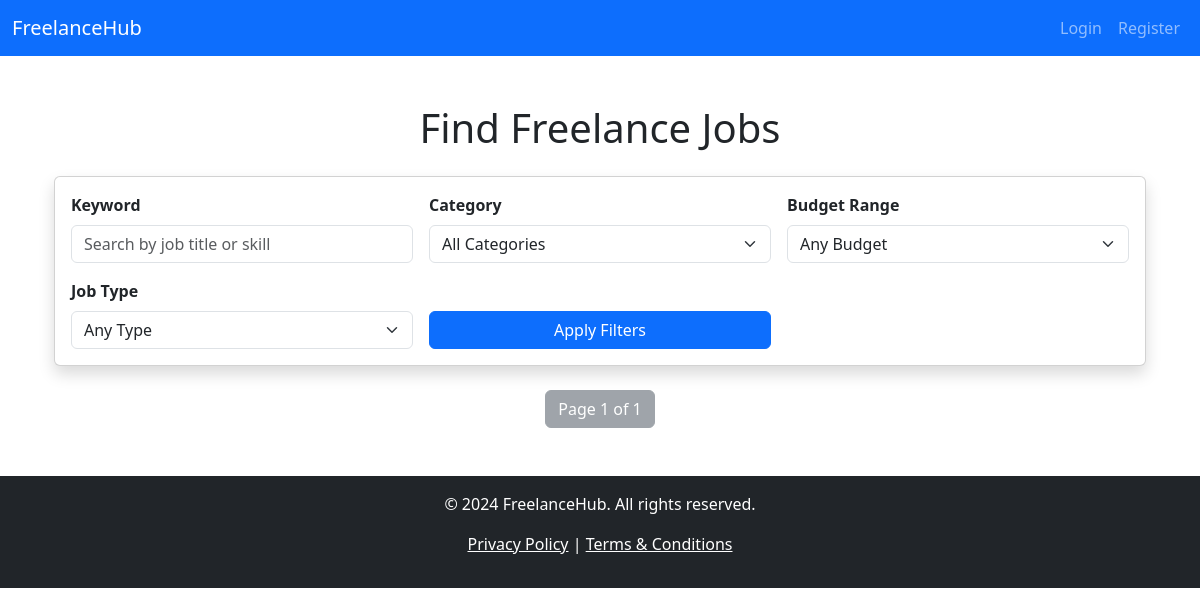
Before: /client/jobs/ with the older database file.
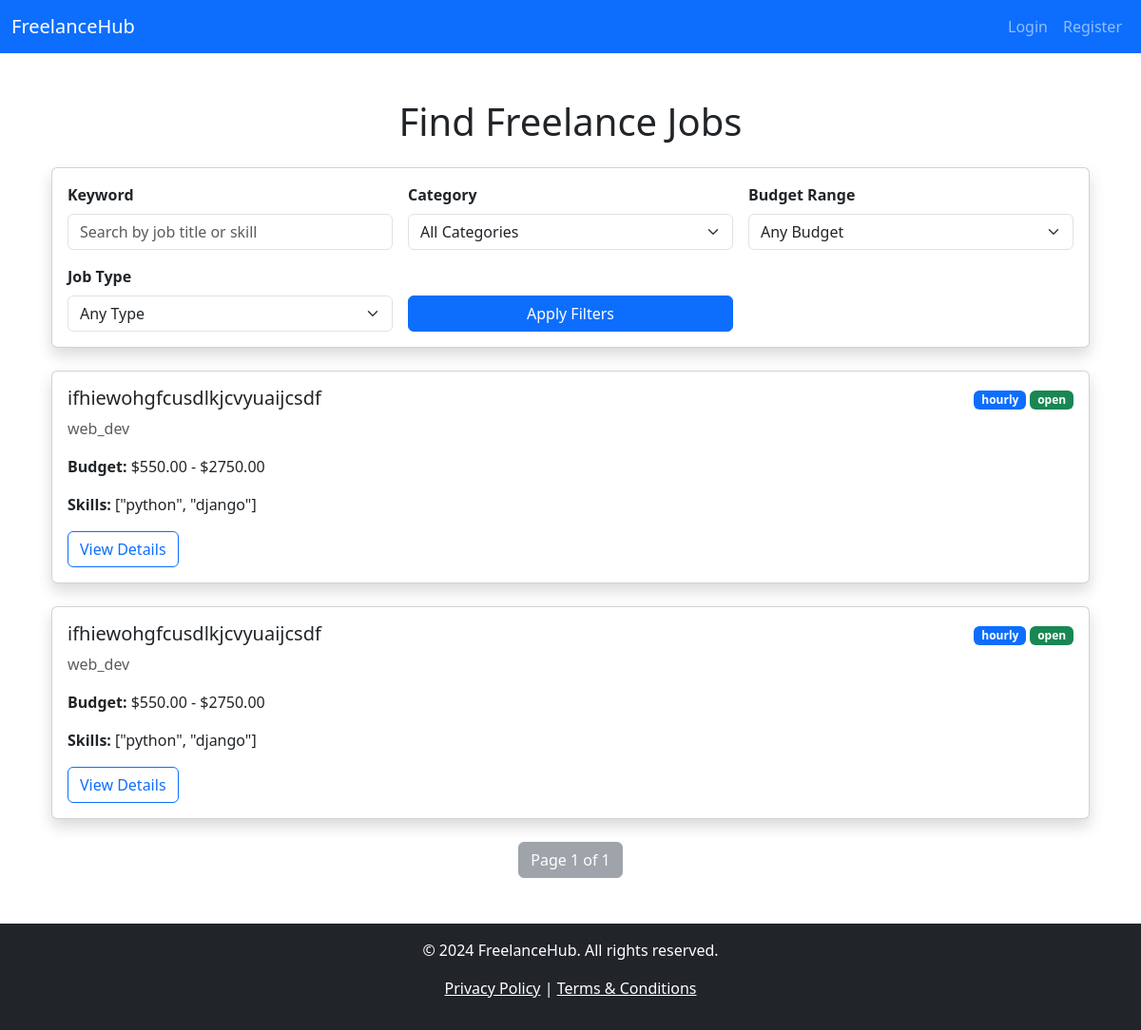
After: the same page with the newer database file.
### client/models.py (models this page shows, shortened)
class Job(models.Model):
    TYPE_CHOICES = [
        ('hourly', 'Hourly'),
        ('fixed', 'Fixed Price'),
    ]
    STATUS_CHOICES = [
        ('open', 'Open'),
        ('closed', 'Closed'),
    ]
    CATEGORY_CHOICES = [
        ('web_dev', 'Web Development'),
        ('design', 'Graphic Design'),
        ('writing', 'Content Writing'),
        ('seo', 'SEO Optimization'),
        ('marketing', 'Digital Marketing'),
    ]
    title = models.CharField(max_length=255)
    description = models.TextField()
    category = models.CharField(max_length=50, choices=CATEGORY_CHOICES)
    type = models.CharField(max_length=20, choices=TYPE_CHOICES)
    status = models.CharField(max_length=20, choices=STATUS_CHOICES, default='open')
    min_budget = models.DecimalField(max_digits=10, decimal_places=2)
    max_budget = models.DecimalField(max_digits=10, decimal_places=2)
    skills = models.JSONField(help_text="List of skills required, e.g., ['Python', 'Django']")  # Requires PostgreSQL or Django 3.1+
    posted_on = models.DateTimeField(auto_now_add=True)
    client = models.ForeignKey(User, on_delete=models.CASCADE, related_name="jobs")
    is_active = models.BooleanField(default=True)

### client/views.py (the view)
# urls.py: path('jobs/', views.job_list, name='job_list'),
def job_list(request):
    search = request.GET.get('search', '')
    category = request.GET.get('category', '')
    budget = request.GET.get('budget', '')
    job_type = request.GET.get('job_type', '')
    jobs = Job.objects.all()
    if search:
        jobs = jobs.filter(title__icontains=search)
    if category:
        jobs = jobs.filter(category=category)
    if budget:
        min_budget, max_budget = map(int, budget.split('-'))
        jobs = jobs.filter(min_budget__gte=min_budget, max_budget__lte=max_budget)
    if job_type:
        jobs = jobs.filter(type=job_type)
    paginator = Paginator(jobs, 5)
    page_number = request.GET.get('page', 1)
    page_obj = paginator.get_page(page_number)
    context = {'jobs': page_obj}
    return render(request, 'client/jobs.html', context)

### client/templates/client/jobs.html (shortened to what this page needs)
{% extends 'base.html' %}
{% block content %}
<div class="container mt-5">
    <h1 class="text-center mb-4">Find Freelance Jobs</h1>
    <div class="card shadow mb-4">
        <div class="card-body">
            <form id="filterForm" class="row g-3">
                <div class="col-md-4">
                    <label for="search" class="form-label fw-bold">Keyword</label>
                    <input type="text" id="search" name="search" class="form-control" placeholder="Search by job title or skill">
                </div>
                <div class="col-md-4">
                    <label for="category" class="form-label fw-bold">Category</label>
                    <select id="category" name="category" class="form-select">
                        <option value="">All Categories</option>
                    </select>
                </div>
                <div class="col-md-4">
                    <label for="budget" class="form-label fw-bold">Budget Range</label>
                    <select id="budget" name="budget" class="form-select">
                        <option value="">Any Budget</option>
                    </select>
                </div>
                <div class="col-md-4">
                    <label for="job_type" class="form-label fw-bold">Job Type</label>
                    <select id="job_type" name="job_type" class="form-select">
                        <option value="">Any Type</option>
                    </select>
                </div>
                <div class="col-md-4 d-flex align-items-end">
                    <button type="submit" class="btn btn-primary w-100">Apply Filters</button>
                </div>
            </form>
        </div>
    </div>
    <div id="jobsContainer">
        {% for job in jobs %}
        <div class="card shadow mb-4">
            <div class="card-body">
                <div class="d-flex justify-content-between">
                    <div>
                        <h5 class="card-title">{{ job.title }}</h5>
                        <p class="card-text text-muted">{{ job.category }}</p>
                        <p class="card-text"><strong>Budget:</strong> ${{ job.min_budget }} - ${{ job.max_budget }}</p>
                        <p class="card-text"><strong>Skills:</strong> {{ job.skills|join:", " }}</p>
                    </div>
                    <div>
                        <span class="badge bg-primary">{{ job.type }}</span>
                        <span class="badge bg-success">{{ job.status }}</span>
                    </div>
                </div>
                <a href="{% url 'job_detail' job.id %}" class="btn btn-outline-primary mt-3">View Details</a>
            </div>
        </div>
        {% endfor %}
    </div>
    <div class="d-flex justify-content-center">
        <span class="btn btn-secondary disabled">Page {{ jobs.number }} of {{ jobs.paginator.num_pages }}</span>
    </div>
</div>
{% endblock %}

### client/templates/base.html (shortened to what this page needs)
<!DOCTYPE html>
<html lang="en">
<head>
    <link href="https://cdn.jsdelivr.net/npm/bootstrap@5.3.3/dist/css/bootstrap.min.css" rel="stylesheet">
    <link rel="stylesheet" href="https://cdnjs.cloudflare.com/ajax/libs/font-awesome/6.7.1/css/all.min.css" />
</head>
<body>
    <nav class="navbar navbar-expand-lg navbar-dark bg-primary">
        <div class="container-fluid">
            <a class="navbar-brand" href="{% url 'client_dashboard' %}">FreelanceHub</a>
            <div class="collapse navbar-collapse" id="navbarNav">
                <ul class="navbar-nav ms-auto">
                    {% if user.is_authenticated %}
                        <li class="nav-item">
                            <a class="nav-link" href="{% url 'client_dashboard' %}">Dashboard</a>
                        </li>
                        <li class="nav-item">
                            <a class="nav-link" href="{% url 'job_list' %}">My Jobs</a>
                        </li>
                        <li class="nav-item">
                            <a class="nav-link" href="{% url 'messages' %}">Messages</a>
                        </li>
                        <li class="nav-item">
                            <a class="nav-link" href="{% url 'notifications' %}">Notifications</a>
                        </li>
                        <li class="nav-item">
                            <a class="nav-link" href="{% url 'post_job' %}">Post Jobs</a>
                        </li>
                        <li class="nav-item">
                            <a class="nav-link text-danger" href="#">Logout</a>
                        </li>
                    {% else %}
                        <li class="nav-item">
                            <a class="nav-link" href="#">Login</a>
                        </li>
                        <li class="nav-item">
                            <a class="nav-link" href="#">Register</a>
                        </li>
                    {% endif %}
                </ul>
            </div>
        </div>
    </nav>
    <div class="container mt-4">
        {% block content %}{% endblock %}
    </div>
    <footer class="bg-dark text-white text-center py-3 mt-5">
        <p>&copy; 2024 FreelanceHub. All rights reserved.</p>
        <p><a href="#" class="text-white">Privacy Policy</a> | <a href="#" class="text-white">Terms & Conditions</a></p>
    </footer>
</body>
</html>

Changed rows visible on the page:
added Job: title "ifhiewohgfcusdlkjcvyuaijcsdf", category "web_dev", min_budget "550.00", max_budget "2750.00", skills "[\"python\", \"django\"]", type "hourly", status "open"
added Job: title "ifhiewohgfcusdlkjcvyuaijcsdf", category "web_dev", min_budget "550.00", max_budget "2750.00", skills "[\"python\", \"django\"]", type "hourly", status "open"
